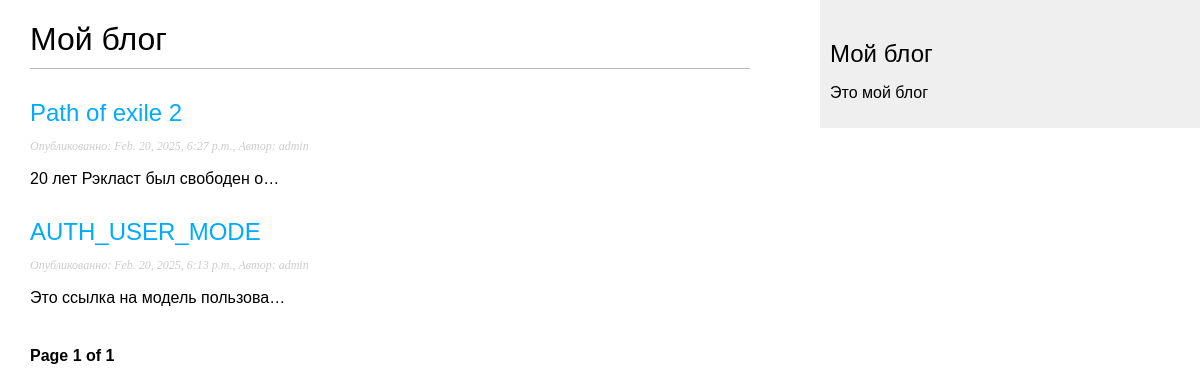
/blog/, run on an earlier commit of the app's database.
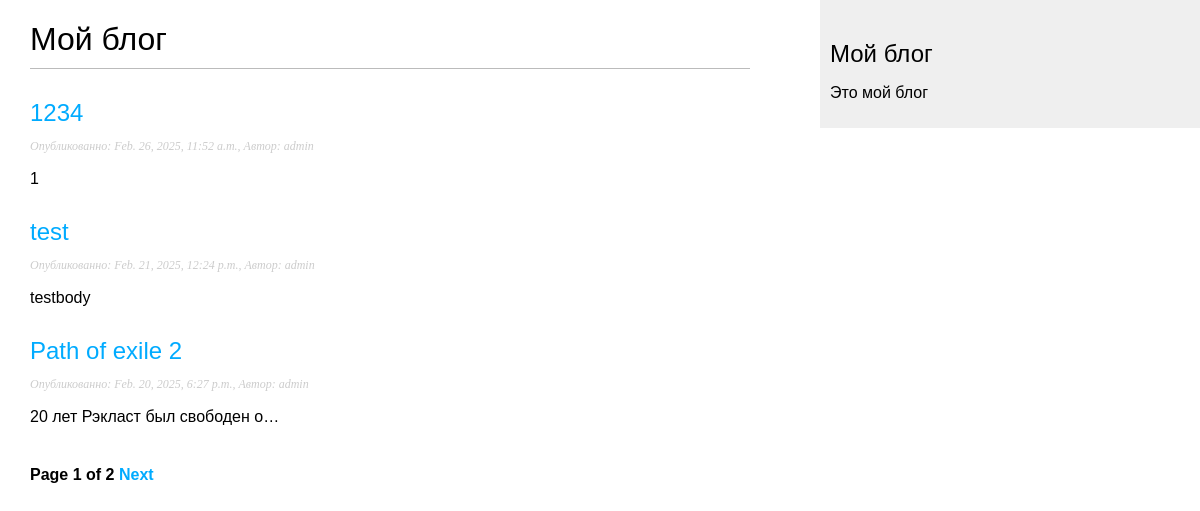
And on a later commit of the database.
### blog/models.py (models this page shows, shortened)
class Post(models.Model):
    class Status(models.TextChoices):
        DRAFT = 'DT', 'Черновик'
        PUBLISHED = 'PB', 'Опубликован'
    title = models.CharField(max_length=250)
    slug = models.SlugField(
        max_length=250,
        unique_for_date='publish')
    author = models.ForeignKey(
        settings.AUTH_USER_MODEL,
        on_delete=models.CASCADE,
        related_name='blog_posts'
    )
    body = models.TextField()
    publish = models.DateTimeField(default=timezone.now)
    created = models.DateTimeField(auto_now_add=True)
    updated = models.DateTimeField(auto_now=True)
    status = models.CharField(
        max_length=2,
        choices=Status.choices,
        default=Status.DRAFT)
    objects = models.Manager() #Менеджер применяемый по умолчанию
    published = PublishedManager() #Конкретно-прикладной менеджер
    class Meta():
        ordering = ['-publish']
        indexes = [
            models.Index(fields=['-publish'])
        ]
    def get_absolute_url(self):
        return reverse(
            "blog:post_detail",
            args=[self.publish.year,
                  self.publish.month,
                  self.publish.day,
                  self.slug
            ]
    )

### blog/views.py (the view)
# urls.py: path('', views.post_list, name='post_list'),
def post_list(request):
    post_list = Post.published.all()
    paginator = Paginator(post_list, 3)
    page_number = request.GET.get('page', 1)
    posts = paginator.page(page_number)
    return render(request, 'blog/post/list.html', {'posts': posts})

### blog/models.py (called while the page is built)
    def get_queryset(self):
        return super().get_queryset().filter(status=Post.Status.PUBLISHED)

### blog/templates/blog/post/list.html (shortened to what this page needs)
{% extends 'blog/base.html' %}
{% block content %}
    <h1>Мой блог</h1>
    {% for post in posts%}
        <h2>
            <a href="{{ post.get_absolute_url }}">
                {{post.title}}
            </a>
        </h2>
        <p class='date'>
            Опубликованно: {{post.publish}}, Автор: {{post.author}}
        </p>
        {{post.body|truncatechars:30|linebreaks}}
    {% endfor %}
    {% include "pagination.html" with page=posts %}
{% endblock %}

What changed in the data, as far as the page shows it:
no longer on this page (row unchanged): Post: title "AUTH_USER_MODE", publish "Feb. 20, 2025, 6:13 p.m.", author "admin", body "Это ссылка на модель пользова…"
added Post: title "1234", publish "Feb. 26, 2025, 11:52 a.m.", author "admin", body "1"
now on this page (row edited): Post: title "test", publish "Feb. 21, 2025, 12:24 p.m.", author "admin", body "testbody"
Also different on the page:
{{ page.paginator.num_pages }}: "1" → "2"
text now shown: "Next"
